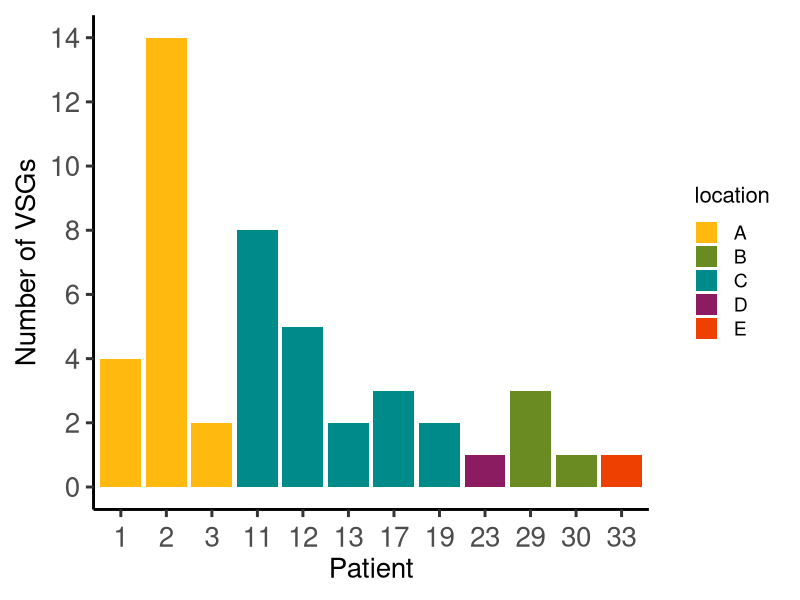
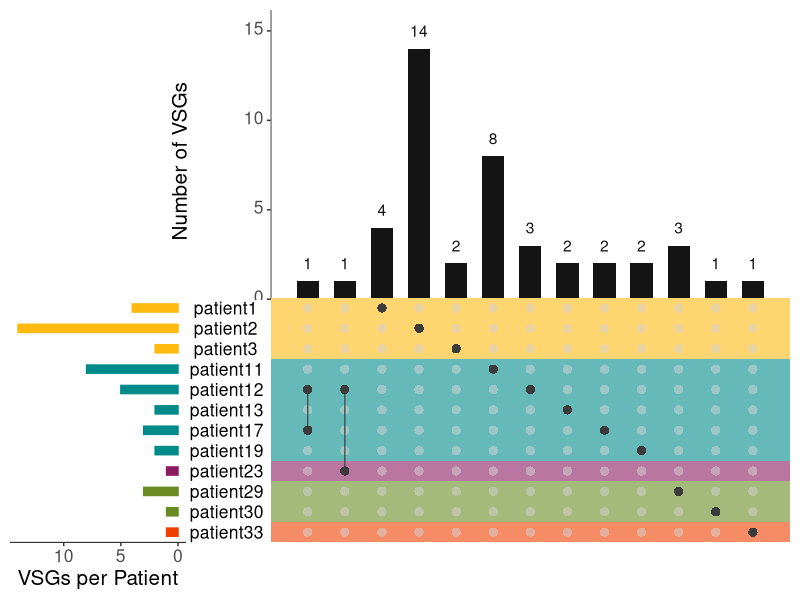
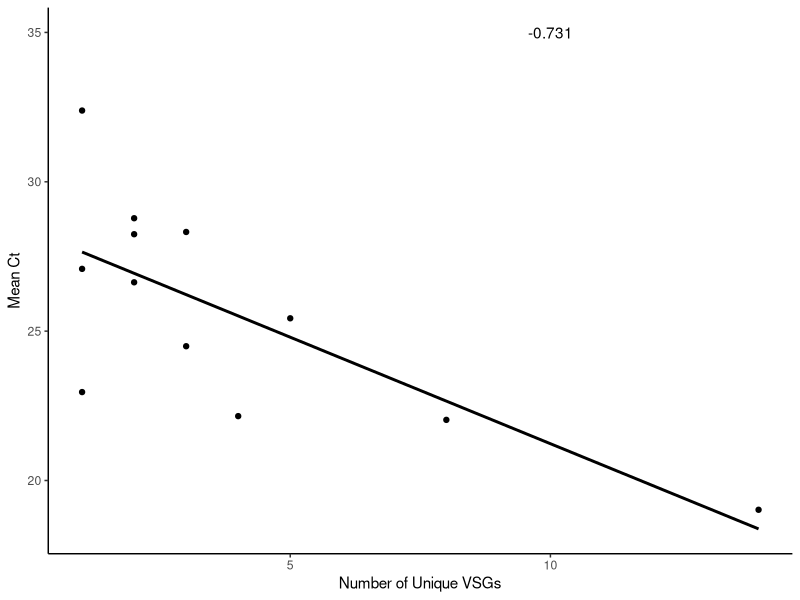
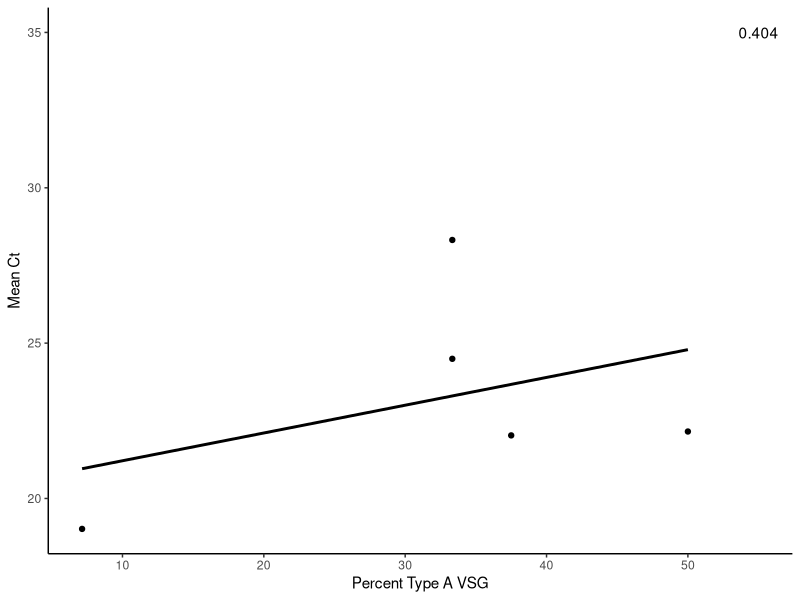
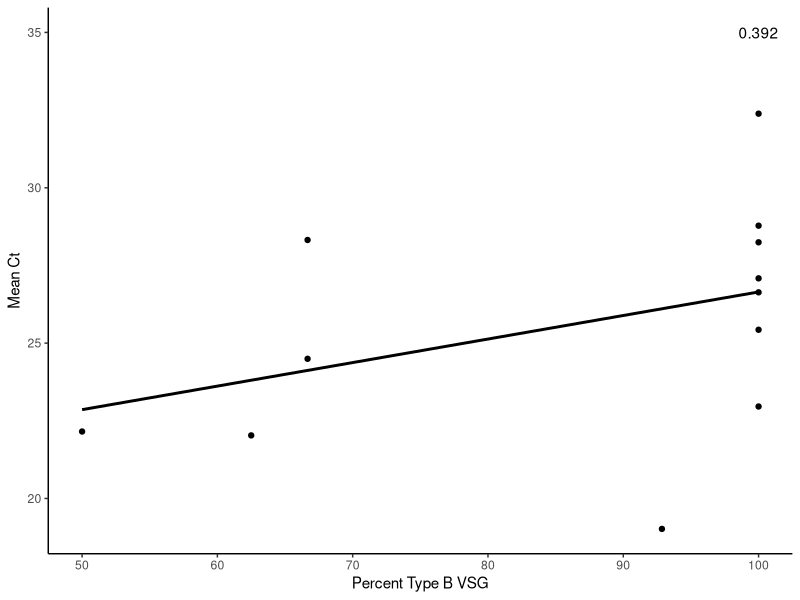

Write R code to recreate these figures, in order.
## ---- chunk 1
knitr::opts_chunk$set(echo = TRUE)
library(tidyverse)
library(reshape2)
library(UpSetR)
## ---- chunk 2

plotdata <- read_csv(file = "FigureData/Supptable3_tbgVSGexpression.csv")

## ---- chunk 3

Fig1B <- plotdata %>% 
  select(patient_number, location, cdHit_ID, nterm_typesubtype) %>% 
  distinct() 

Fig1B$patient_number <- factor(Fig1B$patient_number, levels = c("1", "2", "3", "11", "12", "13", "17", "19", "23", "29", "30", "33"))

patient_VSGs.graph = Fig1B %>% 
  ggplot(aes(x = patient_number, group = patient_number, fill=location))+
  geom_bar(stat = "count", size = 0.8, y=0.2, position = position_dodge())+
  theme_classic(base_size = 22)+
  scale_y_continuous(breaks = scales::pretty_breaks(n = 6))+
  scale_fill_manual(values = c("A"="darkgoldenrod1",
                               "B"="olivedrab4",
                               "C"="darkcyan",
                               "D"="maroon4",
                               "E"="orangered2"))+
  theme(axis.text.x = element_text(angle = 0, vjust = 0.5, size = 20), 
        axis.text.y = element_text(size = 20), 
        axis.title = element_text(size = 20),
        legend.title = element_text(size = 16), 
        legend.text = element_text(size = 14))+
  labs(x = "Patient", y = "Number of VSGs")
patient_VSGs.graph

## ---- chunk 4
# upset plots are created by finding intersecting values in lists. make the dataframe into a list
upsetList <- list(
  patient1 = unique(as.character(plotdata$cdHit_ID[plotdata$patient_number =="1"])),
  patient2 = unique(as.character(plotdata$cdHit_ID[plotdata$patient_number =="2"])),
  patient3 = unique(as.character(plotdata$cdHit_ID[plotdata$patient_number =="3"])),
  patient11 = unique(as.character(plotdata$cdHit_ID[plotdata$patient_number =="11"])),
  patient12 = unique(as.character(plotdata$cdHit_ID[plotdata$patient_number =="12"])),
  patient13 = unique(as.character(plotdata$cdHit_ID[plotdata$patient_number =="13"])),
  patient17 = unique(as.character(plotdata$cdHit_ID[plotdata$patient_number =="17"])),
  patient19 = unique(as.character(plotdata$cdHit_ID[plotdata$patient_number =="19"])),
  patient23 = unique(as.character(plotdata$cdHit_ID[plotdata$patient_number =="23"])),
  patient29 = unique(as.character(plotdata$cdHit_ID[plotdata$patient_number =="29"])),
  patient30 = unique(as.character(plotdata$cdHit_ID[plotdata$patient_number =="30"])),
  patient33 = unique(as.character(plotdata$cdHit_ID[plotdata$patient_number =="33"])))

# In order to color the rows of the UpSet plot, I need to create a dataframe where the first column is the name of the sets (patient_full_name) and the second column is the variable used to compare the sets (patient_number).

patient_meta = data.frame(patient_full_name = c("patient1", "patient2", "patient3", "patient11", "patient12", "patient13", "patient17", "patient19", "patient23", "patient29", "patient30", "patient33"),
                          patient_number = factor(c("1", "2", "3", "11", "12", "13", "17", "19", "23", "29", "30", "33")))
patient_meta

plotdata$patient_number <- factor(plotdata$patient_number, levels = c("1", "2", "3", "11", "12", "13", "17", "19", "23", "29", "30", "33"))

# Here I merge the patient_meta dataframe created above.
patient_meta_merge = left_join(patient_meta, plotdata)
patient_meta_merge$patient_full_name = as.character(patient_meta_merge$patient_full_name)
patient_meta_merge

upset_colors_1C <-
upset(fromList(upsetList), 
      sets = c("patient33", "patient30", "patient29", "patient23", "patient19", "patient17", "patient13", "patient12", "patient11", "patient3", "patient2", "patient1"), 
      keep.order = TRUE, order.by = "degree", nintersects = NA, line.size = 0.4, 
      sets.bar.color = c("orangered2", "olivedrab4", "olivedrab4", "maroon4", "darkcyan", "darkcyan", "darkcyan", "darkcyan", "darkcyan", "darkgoldenrod1", "darkgoldenrod1", "darkgoldenrod1"), point.size = 2.8, text.scale = 1.8, mb.ratio = c(0.5, 0.5), 
      sets.x.label = "VSGs per Patient", 
      mainbar.y.label = "Number of VSGs", 
      main.bar.color = "gray8", 
      set.metadata = list(data = patient_meta_merge, plots = list(list(type = "matrix_rows", column = "location", colors = c("A"="darkgoldenrod1",
                                    "C"="darkcyan",
                                    "D"="maroon4",
                                    "B"="olivedrab4",
                                    "E"="orangered2"), alpha = 0.6))))
upset_colors_1C

## ---- chunk 5
# manually enter mean SL-RNA Ct value from table 1

SL_Ct <- tibble(patient_number = c(1,2,3,11,12,13,17,19,23,29,30,33),
                meanSL = c(22.155,19.020,28.780,22.030,25.430,26.635,24.495,28.245,27.085,28.320,22.960,32.385))
SL_Ct


gambCorr <- plotdata %>% select("patient_number", "cdHit_ID") %>% distinct() %>% group_by(patient_number) %>% summarise(totalVSG = n()) %>% merge(SL_Ct, .)
gambCorr

gamb.cor.coeff <- data.frame(cor = as.character(round(cor(gambCorr[ , "totalVSG"], gambCorr[ , "meanSL"], method = "pearson"), digits = 3)),
                      x = c(10),
                      y = c(35))

Ct_VSGs = gambCorr %>%
  ggplot(aes(x=totalVSG, y=meanSL))+
  geom_point(stat = "identity")+
  theme_classic()+
  geom_smooth(method = lm, color = "black", se = FALSE)+
  xlab("Number of Unique VSGs")+
  ylab("Mean Ct")+
  geom_text(data=gamb.cor.coeff, aes(label=cor, x=x, y=y))
Ct_VSGs

typeCorr <- plotdata %>% select("patient_number", "cdHit_ID", "nterm_typesubtype") %>% distinct() %>% 
  mutate(nterm_type = sub("[[:digit:]]", "", .$nterm_typesubtype)) %>% 
  group_by(patient_number, nterm_type) %>% 
  summarise(numType = n()) %>% 
  merge(gambCorr, ., by="patient_number") %>%
  mutate(pct = (.$numType / .$totalVSG)*100)

typeCorr

A.cor.coeff <- data.frame(cor = as.character(round(cor(typeCorr[typeCorr$nterm == "A" , ] %>% .$pct , typeCorr[typeCorr$nterm == "A" , ] %>% .$meanSL, method = "pearson"), digits = 3)),
                      x = c(55),
                      y = c(35))

VSGsA <- typeCorr[typeCorr$nterm == "A",] %>%
  ggplot(aes(x=pct, y=meanSL))+
  geom_point(stat = "identity")+
  geom_smooth(method = lm, color = "black", se = FALSE)+
  xlab("Percent Type A VSG")+
  ylab("Mean Ct")+
  geom_text(data=A.cor.coeff, aes(label=cor, x=x, y=y))+
  theme_classic()
VSGsA

B.cor.coeff <- data.frame(cor = as.character(round(cor(typeCorr[typeCorr$nterm == "B" , ] %>% .$pct , typeCorr[typeCorr$nterm == "B" , ] %>% .$meanSL, method = "pearson"), digits = 3)),
                      x = c(100),
                      y = c(35))

VSGsB <- typeCorr[typeCorr$nterm == "B",] %>%
  ggplot(aes(x=pct, y=meanSL))+
  geom_point(stat = "identity")+
  geom_smooth(method = lm, color = "black", se = FALSE)+
  xlab("Percent Type B VSG")+
  ylab("Mean Ct")+
  geom_text(data=B.cor.coeff, aes(label=cor, x=x, y=y))+
  theme_classic()
VSGsB
